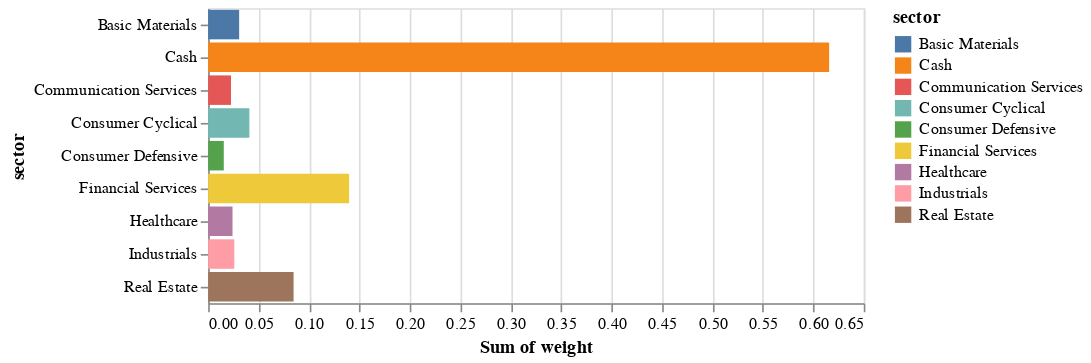

Notebook code cell kept with this figure:
### Code cell
# plot the dataset, referencing dataframe column names
import altair as alt
alt.Chart(new_dataset).mark_bar().encode(
  x='sum(weight)',
  y='sector',
  color='sector'
)

### Figure 1 — Vega-Lite specification as saved in the notebook (floating-point values rounded to 4 significant figures)
{"config": {"view": {"continuousWidth": 400, "continuousHeight": 300}}, "data": {"name": "data-2fc6b518c53b77e4311975e6769838e0"}, "mark": "bar", "encoding": {"color": {"field": "sector", "type": "nominal"}, "x": {"aggregate": "sum", "field": "weight", "type": "quantitative"}, "y": {"field": "sector", "type": "nominal"}}, "$schema": "https://vega.github.io/schema/vega-lite/v4.17.0.json", "datasets": {"data-2fc6b518c53b77e4311975e6769838e0": [{"sector": "Communication Services", "weight": 1.245e-05}, {"sector": "Industrials", "weight": 0.01745}, {"sector": "Consumer Defensive", "weight": 0.0155}, {"sector": "Financial Services", "weight": 0.01713}, {"sector": "Consumer Cyclical", "weight": 0.01454}, {"sector": "Basic Materials", "weight": 0.01758}, {"sector": "Financial Services", "weight": 0.0149}, {"sector": "Financial Services", "weight": 0.01598}, {"sector": "Financial Services", "weight": 0.01751}, {"sector": "Financial Services", "weight": 0.0292}, {"sector": "Financial Services", "weight": 0.01944}, {"sector": "Real Estate", "weight": 0.02356}, {"sector": "Consumer Cyclical", "weight": 0.01299}, {"sector": "Real Estate", "weight": 0.02712}, {"sector": "Financial Services", "weight": 0.0161}, {"sector": "Financial Services", "weight": 0.009518}, {"sector": "Basic Materials", "weight": 0.01082}, {"sector": "Basic Materials", "weight": 0.002342}, {"sector": "Consumer Cyclical", "weight": 0.01335}, {"sector": "Communication Services", "weight": 0.02265}, {"sector": "Industrials", "weight": 0.008442}, {"sector": "Real Estate", "weight": 0.01725}, {"sector": "Healthcare", "weight": 0.02416}, {"sector": "Real Estate", "weight": 0.01678}, {"sector": "Cash", "weight": 0.6157}]}}
